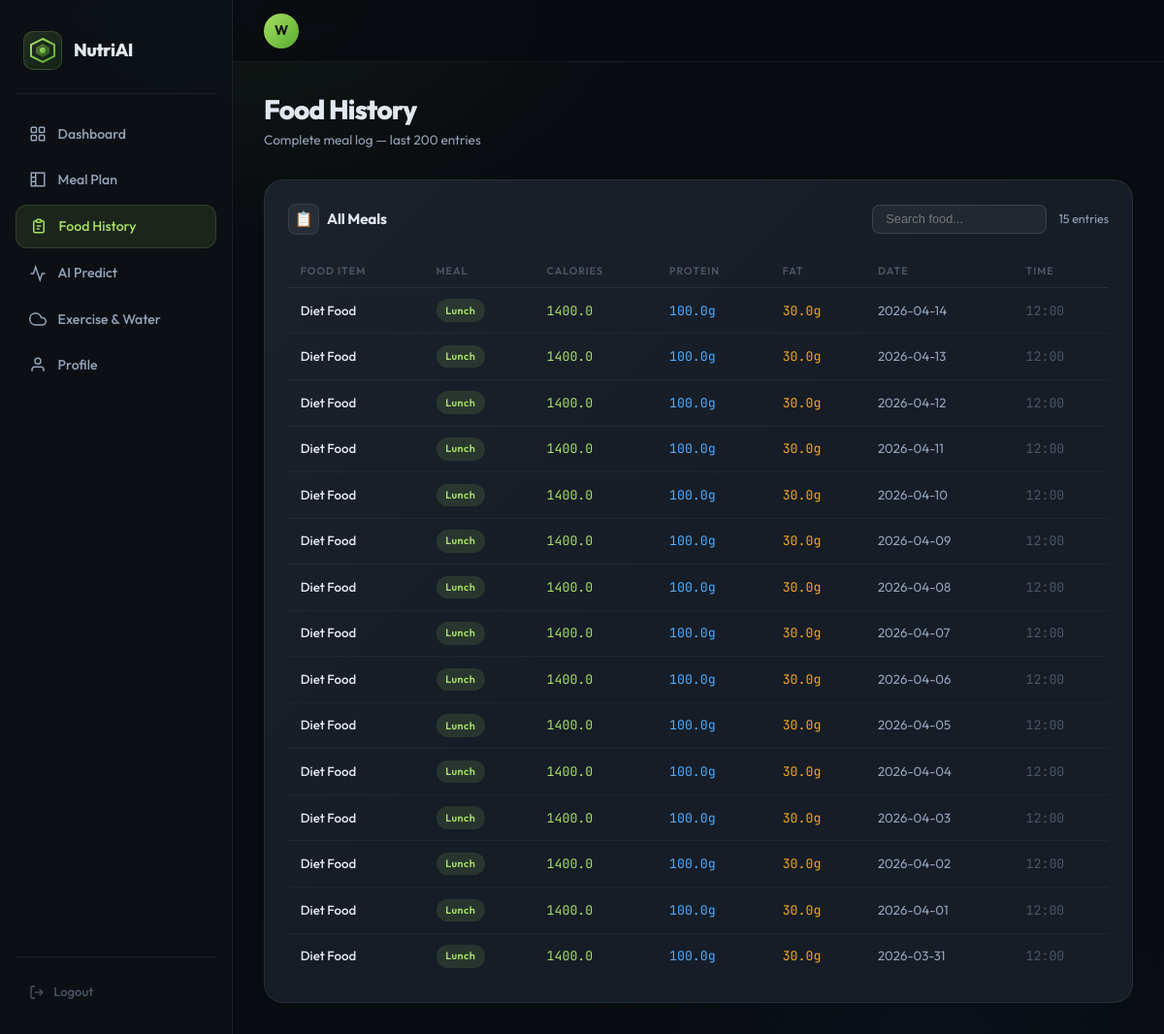
Page /history (signed in) on the committed database.
### tables this page shows
CREATE TABLE food_logs (
        id INTEGER PRIMARY KEY AUTOINCREMENT, user_id INTEGER,
        food_name TEXT, meal_type TEXT, calories REAL, protein REAL,
        fat REAL, carbs REAL DEFAULT 0, log_date DATE, log_time TIME,
        FOREIGN KEY(user_id) REFERENCES users(id));

### app.py (the view)
@app.route('/history')
def history():
    if 'user_id' not in session: return redirect(url_for('login'))
    conn=get_db()
    logs=conn.execute('SELECT * FROM food_logs WHERE user_id=? ORDER BY log_date DESC,log_time DESC LIMIT 200',(session['user_id'],)).fetchall()
    conn.close()
    return render_template('history.html',logs=logs)

### app.py (called while the page is built)
def get_db():
    return DBConnectionWrapper()

    def execute(self, query, params=()):
        if self.is_postgres:
            pg_query = query.replace('?', '%s')
            cursor = self.conn.cursor()
            try:
                cursor.execute(pg_query, params)
            except Exception as e:
                self.conn.rollback()
                raise e
            return cursor
        else:
            return self.conn.execute(query, params)

    def close(self):
        self.conn.close()

### templates/history.html (shortened to what this page needs)
{% extends 'base.html' %}
{% block content %}
<div class="ph">
  <div class="ph-title">Food History</div>
  <div class="ph-sub">Complete meal log — last 200 entries</div>
</div>
<div class="card">
  <div class="card-header">
    <div class="card-title"><div class="card-icon">📋</div> All Meals</div>
    <div style="display:flex;gap:12px;align-items:center;">
      <input type="text" id="history-search" placeholder="Search food..."
        style="padding:.4rem .8rem;border-radius:8px;border:1px solid var(--border2);background:rgba(255,255,255,.05);color:var(--text);font-size:.8rem;outline:none;width:180px;">
      <span class="text-muted" style="font-size:.78rem">{{ logs|length }} entries</span>
    </div>
  </div>
  {% if logs %}
  <div class="tbl-wrap">
  <table class="htable" id="history-table">
    <thead>
      <tr>
        <th>Food Item</th><th>Meal</th><th>Calories</th>
        <th>Protein</th><th>Fat</th><th>Date</th><th>Time</th>
      </tr>
    </thead>
    <tbody>
    {% for log in logs %}
      <tr>
        <td style="color:var(--text);font-weight:500;max-width:200px">{{ log['food_name'] }}</td>
        <td><span class="meal-pill {{ log['meal_type'] }}">{{ log['meal_type'] }}</span></td>
        <td class="mono" style="color:var(--green)">{{ log['calories'] }}</td>
        <td class="mono" style="color:var(--blue)">{{ log['protein'] }}g</td>
        <td class="mono" style="color:var(--orange)">{{ log['fat'] }}g</td>
        <td>{{ log['log_date'] }}</td>
        <td class="mono" style="color:var(--text3)">{{ log['log_time'][:5] }}</td>
      </tr>
    {% endfor %}
    </tbody>
  </table>
  </div>
  {% else %}
  <div class="log-empty">
    <div style="font-size:2rem;margin-bottom:.75rem">📋</div>
    No food logs yet. Start logging from the dashboard!
  </div>
  {% endif %}
</div>
{% endblock %}

### templates/base.html (shortened to what this page needs)
<!DOCTYPE html>
<html lang="en">
<head>
<link rel="stylesheet" href="{{ url_for('static', filename='css/style.css') }}"/>
</head>
<body>
{% if session.get('user_id') %}
<aside class="sidebar" id="sidebar">
  <div class="sidebar-brand">
    <div class="brand-logo">
    </div>
    <span class="brand-name">NutriAI</span>
  </div>
  <nav class="sidebar-nav">
    <a href="{{ url_for('dashboard') }}" class="nav-item {% if request.endpoint=='dashboard' %}active{% endif %}">
      <span class="nav-icon">
        <svg width="18" height="18" viewBox="0 0 24 24" fill="none" stroke="currentColor" stroke-width="2">
          <rect x="3" y="3" width="7" height="7" rx="1"/><rect x="14" y="3" width="7" height="7" rx="1"/>
          <rect x="3" y="14" width="7" height="7" rx="1"/><rect x="14" y="14" width="7" height="7" rx="1"/>
        </svg>
      </span>
      <span class="nav-label">Dashboard</span>
    </a>
    <a href="{{ url_for('meal_plan') }}" class="nav-item {% if request.endpoint=='meal_plan' %}active{% endif %}">
      <span class="nav-icon">
        <svg width="18" height="18" viewBox="0 0 24 24" fill="none" stroke="currentColor" stroke-width="2">
          <path d="M3 3h18v18H3z" rx="2"/><path d="M9 3v18"/><path d="M3 9h6"/><path d="M3 15h6"/>
        </svg>
      </span>
      <span class="nav-label">Meal Plan</span>
    </a>
    <a href="{{ url_for('history') }}" class="nav-item {% if request.endpoint=='history' %}active{% endif %}">
      <span class="nav-icon">
        <svg width="18" height="18" viewBox="0 0 24 24" fill="none" stroke="currentColor" stroke-width="2">
          <path d="M9 5H7a2 2 0 00-2 2v12a2 2 0 002 2h10a2 2 0 002-2V7a2 2 0 00-2-2h-2"/>
          <rect x="9" y="3" width="6" height="4" rx="1"/><line x1="9" y1="12" x2="15" y2="12"/>
          <line x1="9" y1="16" x2="13" y2="16"/>
        </svg>
      </span>
      <span class="nav-label">Food History</span>
    </a>
    <a href="{{ url_for('predict') }}" class="nav-item {% if request.endpoint=='predict' %}active{% endif %}">
      <span class="nav-icon">
        <svg width="18" height="18" viewBox="0 0 24 24" fill="none" stroke="currentColor" stroke-width="2">
          <polyline points="22 12 18 12 15 21 9 3 6 12 2 12"/>
        </svg>
      </span>
      <span class="nav-label">AI Predict</span>
    </a>
    <a href="{{ url_for('activity') }}" class="nav-item {% if request.endpoint=='activity' %}active{% endif %}">
      <span class="nav-icon">
        <svg width="18" height="18" viewBox="0 0 24 24" fill="none" stroke="currentColor" stroke-width="2">
          <path d="M18 10h-1.26A8 8 0 1 0 9 20h9a5 5 0 0 0 0-10z"/>
        </svg>
      </span>
      <span class="nav-label">Exercise & Water</span>
    </a>
    <a href="{{ url_for('profile') }}" class="nav-item {% if request.endpoint=='profile' %}active{% endif %}">
      <span class="nav-icon">
        <svg width="18" height="18" viewBox="0 0 24 24" fill="none" stroke="currentColor" stroke-width="2">
          <path d="M20 21v-2a4 4 0 00-4-4H8a4 4 0 00-4 4v2"/>
          <circle cx="12" cy="7" r="4"/>
        </svg>
      </span>
      <span class="nav-label">Profile</span>
    </a>
  </nav>
  <div class="sidebar-footer">
    <a href="{{ url_for('logout') }}" class="logout-btn">
      <svg width="16" height="16" viewBox="0 0 24 24" fill="none" stroke="currentColor" stroke-width="2">
        <path d="M9 21H5a2 2 0 01-2-2V5a2 2 0 012-2h4"/><polyline points="16 17 21 12 16 7"/><line x1="21" y1="12" x2="9" y2="12"/>
      </svg>
      Logout
    </a>
  </div>
</aside>
<div class="layout">
  <header class="topbar">
    <div class="topbar-right">
      <div class="topbar-user">
        <div class="user-avatar">{{ session.get('user_name','U')[0].upper() if session.get('user_name') else 'U' }}</div>
      </div>
    </div>
  </header>
  <main class="main">{% block content %}{% endblock %}</main>
</div>
{% else %}
{% block auth_content %}{% endblock %}
{% endif %}
</body>
</html>

### rows in the picture
food_logs: food_name "Diet Food", meal_type "Lunch", calories "1400.0", protein "100.0", fat "30.0", log_date "2026-04-14", log_time "12:00"
food_logs: food_name "Diet Food", meal_type "Lunch", calories "1400.0", protein "100.0", fat "30.0", log_date "2026-04-13", log_time "12:00"
food_logs: food_name "Diet Food", meal_type "Lunch", calories "1400.0", protein "100.0", fat "30.0", log_date "2026-04-12", log_time "12:00"
food_logs: food_name "Diet Food", meal_type "Lunch", calories "1400.0", protein "100.0", fat "30.0", log_date "2026-04-11", log_time "12:00"
food_logs: food_name "Diet Food", meal_type "Lunch", calories "1400.0", protein "100.0", fat "30.0", log_date "2026-04-10", log_time "12:00"
food_logs: food_name "Diet Food", meal_type "Lunch", calories "1400.0", protein "100.0", fat "30.0", log_date "2026-04-09", log_time "12:00"
food_logs: food_name "Diet Food", meal_type "Lunch", calories "1400.0", protein "100.0", fat "30.0", log_date "2026-04-08", log_time "12:00"
food_logs: food_name "Diet Food", meal_type "Lunch", calories "1400.0", protein "100.0", fat "30.0", log_date "2026-04-07", log_time "12:00"
food_logs: food_name "Diet Food", meal_type "Lunch", calories "1400.0", protein "100.0", fat "30.0", log_date "2026-04-06", log_time "12:00"
food_logs: food_name "Diet Food", meal_type "Lunch", calories "1400.0", protein "100.0", fat "30.0", log_date "2026-04-05", log_time "12:00"
food_logs: food_name "Diet Food", meal_type "Lunch", calories "1400.0", protein "100.0", fat "30.0", log_date "2026-04-04", log_time "12:00"
food_logs: food_name "Diet Food", meal_type "Lunch", calories "1400.0", protein "100.0", fat "30.0", log_date "2026-04-03", log_time "12:00"
food_logs: food_name "Diet Food", meal_type "Lunch", calories "1400.0", protein "100.0", fat "30.0", log_date "2026-04-02", log_time "12:00"
food_logs: food_name "Diet Food", meal_type "Lunch", calories "1400.0", protein "100.0", fat "30.0", log_date "2026-04-01", log_time "12:00"
food_logs: food_name "Diet Food", meal_type "Lunch", calories "1400.0", protein "100.0", fat "30.0", log_date "2026-03-31", log_time "12:00"

### other values in the picture
{{ logs|length }} "15"
